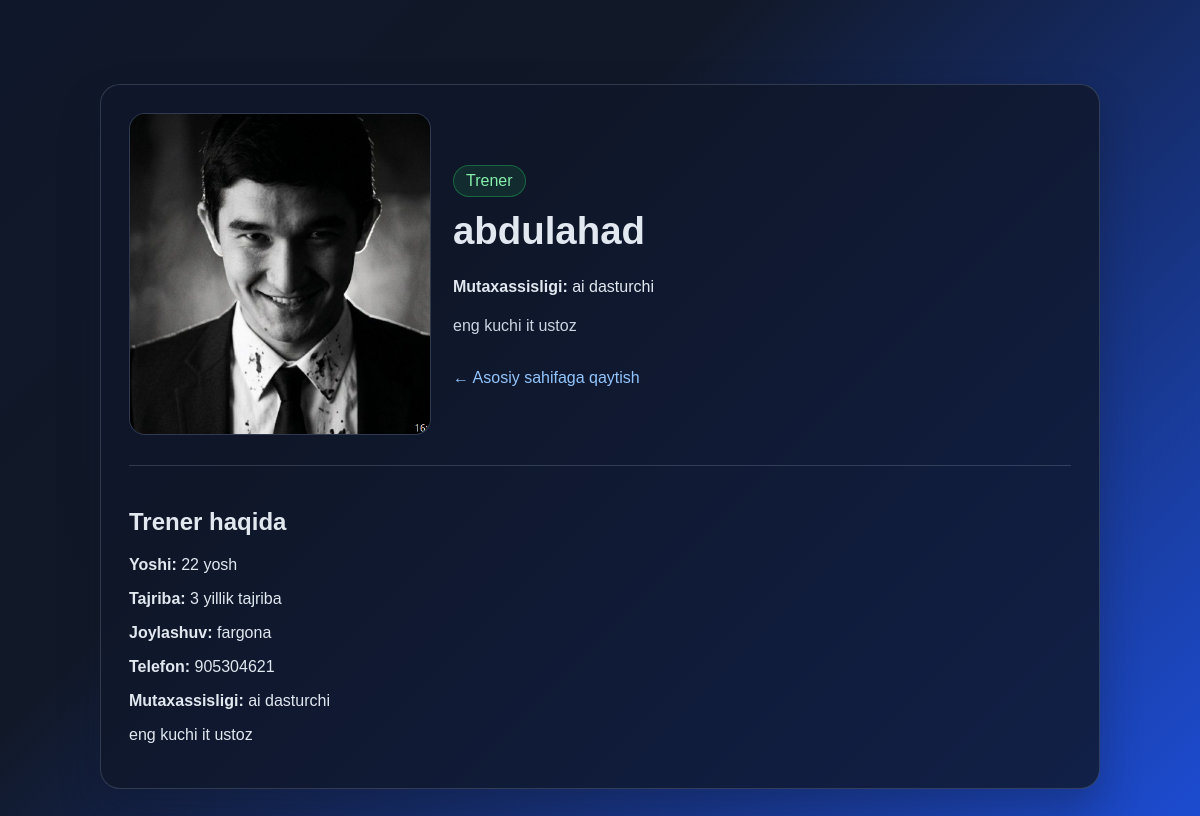
The page /trainer/4/ on the database its author committed.
### ilovalar/models.py (models this page shows, shortened)
class Trainer(models.Model):
    full_name = models.CharField(max_length=100, verbose_name="To'liq ismi")
    age = models.IntegerField(default=25, verbose_name="Yoshi")
    specialty = models.CharField(max_length=100, verbose_name="Mutaxassisligi")
    experience_years = models.IntegerField(default=3, verbose_name="Tajribasi (yil)")
    location = models.CharField(max_length=100, default='Toshkent', verbose_name="Joylashuvi")
    phone = models.CharField(max_length=20, blank=True, default='', verbose_name="Telefon")
    bio = models.TextField(verbose_name="Biografiyasi")
    image = models.ImageField(upload_to='trainers/', blank=True, null=True, verbose_name="Rasmi")
    class Meta:
        verbose_name = 'Trener'
        verbose_name_plural = 'Trenerlar'
    @property
    def experience_text(self):
        return f"{self.experience_years} yillik tajriba"

### ilovalar/views.py (the view)
# urls.py: path('trainer/<int:trainer_id>/', views.trainer_detail, name='trainer_detail'),
def trainer_detail(request, trainer_id):
    trainer = get_object_or_404(Trainer, pk=trainer_id)
    context = {
        'trainer': trainer,
    }
    return render(request, 'ilovalar/trainer_detail.html', context)

### ilovalar/templates/ilovalar/trainer_detail.html (shortened to what this page needs)
<!DOCTYPE html>
<html lang="uz">
<head>
</head>
<body>
    <div class="wrap">
        <div class="card">
            <div class="top">
                <div>
                    {% if trainer.image %}
                        <img src="{{ trainer.image.url }}" alt="{{ trainer.full_name }}">
                    {% else %}
                        <img src="https://via.placeholder.com/600x400?text=Trainer" alt="{{ trainer.full_name }}">
                    {% endif %}
                </div>
                <div>
                    <div class="badge">Trener</div>
                    <h1>{{ trainer.full_name }}</h1>
                    <p><strong>Mutaxassisligi:</strong> {{ trainer.specialty }}</p>
                    <p class="bio">{{ trainer.bio }}</p>
                    <a href="{% url 'home' %}" class="link">← Asosiy sahifaga qaytish</a>
                </div>
            </div>
            <div class="form-box">
                <h2>Trener haqida</h2>
                <p><strong>Yoshi:</strong> {{ trainer.age }} yosh</p>
                <p><strong>Tajriba:</strong> {{ trainer.experience_text }}</p>
                <p><strong>Joylashuv:</strong> {{ trainer.location }}</p>
                {% if trainer.phone %}
                    <p><strong>Telefon:</strong> {{ trainer.phone }}</p>
                {% endif %}
                <p><strong>Mutaxassisligi:</strong> {{ trainer.specialty }}</p>
                <p>{{ trainer.bio }}</p>
            </div>
        </div>
    </div>
</body>
</html>

### ilovalar/templates/ilovalar/trainer_detail.html (style rules this page uses)
body { margin: 0; font-family: Arial, sans-serif; background: linear-gradient(135deg, #0f172a, #111827 35%, #1d4ed8); color: #e2e8f0; }
.wrap { max-width: 1000px; margin: 60px auto; padding: 24px; }
.card { background: rgba(15, 23, 42, 0.8); border: 1px solid rgba(148, 163, 184, 0.25); border-radius: 20px; padding: 28px; box-shadow: 0 20px 40px rgba(15, 23, 42, 0.32); }
.top { display: grid; grid-template-columns: 300px 1fr; gap: 24px; align-items: center; }
img { width: 100%; height: 320px; object-fit: cover; border-radius: 16px; border: 1px solid rgba(148, 163, 184, 0.25); background: #0f172a; }
h1 { margin-top: 0; font-size: 2.4rem; }
.badge { display: inline-block; background: rgba(34, 197, 94, 0.12); color: #86efac; border: 1px solid rgba(34, 197, 94, 0.4); padding: 6px 12px; border-radius: 999px; margin-bottom: 12px; }
.bio { color: #cbd5e1; line-height: 1.7; }
.form-box { margin-top: 26px; border-top: 1px solid rgba(148, 163, 184, 0.25); padding-top: 22px; }
a.link { color: #93c5fd; text-decoration: none; display: inline-block; margin-top: 14px; }

### rows shown on the page
Trainer: image (picture), full_name "abdulahad", specialty "ai dasturchi", bio "eng kuchi it ustoz", age "22", experience_text "3 yillik tajriba", location "fargona", phone "905304621"
